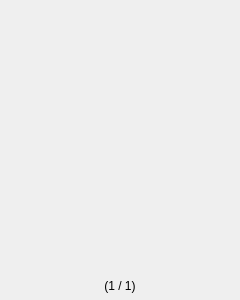
<?xml version="1.0" encoding="UTF-8"?>
<ui version="4.0">
 <class>CopyOverlay</class>
 <widget class="QWidget" name="CopyOverlay">
  <property name="geometry">
   <rect>
    <x>0</x>
    <y>0</y>
    <width>240</width>
    <height>300</height>
   </rect>
  </property>
  <property name="sizePolicy">
   <sizepolicy hsizetype="Preferred" vsizetype="Preferred">
    <horstretch>0</horstretch>
    <verstretch>0</verstretch>
   </sizepolicy>
  </property>
  <property name="minimumSize">
   <size>
    <width>200</width>
    <height>0</height>
   </size>
  </property>
  <property name="maximumSize">
   <size>
    <width>240</width>
    <height>16777215</height>
   </size>
  </property>
  <property name="focusPolicy">
   <enum>Qt::StrongFocus</enum>
  </property>
  <property name="windowTitle">
   <string notr="true">Form</string>
  </property>
  <layout class="QVBoxLayout" name="verticalLayout">
   <property name="spacing">
    <number>8</number>
   </property>
   <property name="leftMargin">
    <number>0</number>
   </property>
   <property name="topMargin">
    <number>0</number>
   </property>
   <property name="rightMargin">
    <number>0</number>
   </property>
   <property name="bottomMargin">
    <number>4</number>
   </property>
   <item>
    <widget class="QWidget" name="headerWidget" native="true">
     <property name="accessibleName">
      <string notr="true">OverlayHeaderWidget</string>
     </property>
     <layout class="QHBoxLayout" name="horizontalLayout_2">
      <property name="spacing">
       <number>0</number>
      </property>
      <property name="leftMargin">
       <number>0</number>
      </property>
      <property name="topMargin">
       <number>0</number>
      </property>
      <property name="rightMargin">
       <number>0</number>
      </property>
      <property name="bottomMargin">
       <number>0</number>
      </property>
      <item>
       <widget class="IconWidget" name="headerIcon" native="true">
        <property name="accessibleName">
         <string notr="true">OverlayHeaderIcon</string>
        </property>
       </widget>
      </item>
      <item>
       <widget class="QLabel" name="headerLabel">
        <property name="sizePolicy">
         <sizepolicy hsizetype="MinimumExpanding" vsizetype="Preferred">
          <horstretch>1</horstretch>
          <verstretch>0</verstretch>
         </sizepolicy>
        </property>
        <property name="accessibleName">
         <string notr="true">OverlayHeaderLabel</string>
        </property>
       </widget>
      </item>
      <item>
       <widget class="IconButton" name="closeButton" native="true">
        <property name="accessibleName">
         <string notr="true">OverlayHeaderButton</string>
        </property>
       </widget>
      </item>
     </layout>
    </widget>
   </item>
   <item>
    <widget class="QStackedWidget" name="stackedWidget">
     <property name="sizePolicy">
      <sizepolicy hsizetype="Preferred" vsizetype="Preferred">
       <horstretch>0</horstretch>
       <verstretch>0</verstretch>
      </sizepolicy>
     </property>
    </widget>
   </item>
   <item>
    <widget class="QWidget" name="footerWidget" native="true">
     <layout class="QHBoxLayout" name="footerLayout">
      <property name="spacing">
       <number>8</number>
      </property>
      <property name="leftMargin">
       <number>4</number>
      </property>
      <property name="topMargin">
       <number>0</number>
      </property>
      <property name="rightMargin">
       <number>4</number>
      </property>
      <property name="bottomMargin">
       <number>0</number>
      </property>
      <item>
       <widget class="IconButton" name="prevButton" native="true"/>
      </item>
      <item>
       <spacer name="horizontalSpacer">
        <property name="orientation">
         <enum>Qt::Horizontal</enum>
        </property>
        <property name="sizeHint" stdset="0">
         <size>
          <width>40</width>
          <height>20</height>
         </size>
        </property>
       </spacer>
      </item>
      <item>
       <widget class="QLabel" name="pageIndicator">
        <property name="text">
         <string>(1 / 1)</string>
        </property>
        <property name="alignment">
         <set>Qt::AlignCenter</set>
        </property>
       </widget>
      </item>
      <item>
       <spacer name="horizontalSpacer_2">
        <property name="orientation">
         <enum>Qt::Horizontal</enum>
        </property>
        <property name="sizeHint" stdset="0">
         <size>
          <width>40</width>
          <height>20</height>
         </size>
        </property>
       </spacer>
      </item>
      <item>
       <widget class="IconButton" name="nextButton" native="true"/>
      </item>
     </layout>
    </widget>
   </item>
  </layout>
 </widget>
 <customwidgets>
  <customwidget>
   <class>IconButton</class>
   <extends>QWidget</extends>
   <header>gui/customwidgets/iconbutton.h</header>
   <container>1</container>
  </customwidget>
  <customwidget>
   <class>IconWidget</class>
   <extends>QWidget</extends>
   <header>gui/customwidgets/iconwidget.h</header>
   <container>1</container>
  </customwidget>
 </customwidgets>
 <resources/>
 <connections>
  <connection>
   <sender>closeButton</sender>
   <signal>clicked()</signal>
   <receiver>CopyOverlay</receiver>
   <slot>hide()</slot>
  </connection>
 </connections>
</ui>
